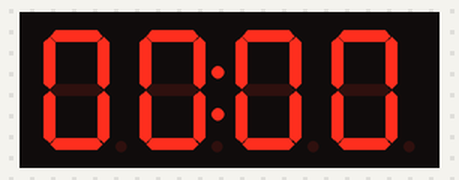
Recording of a sketch running on a simulated Arduino Uno, built with avr-gcc and run on an emulated ATmega328P. Shown: 4-digit seven-segment display.

Above: at 0.18 s.
At 4.85 s:
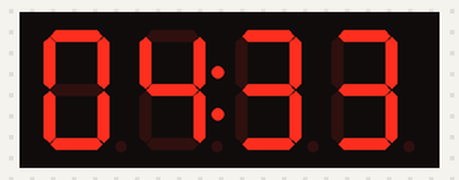
At 9.85 s:
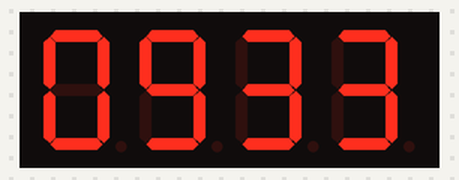
At 19.85 s:
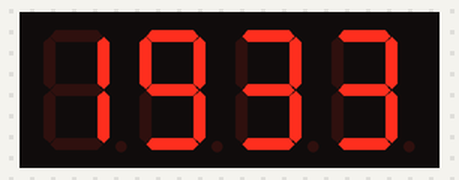
At 29.52 s:
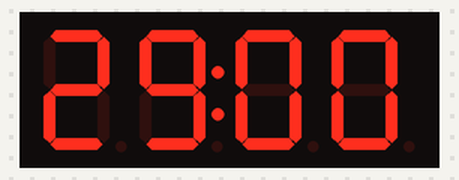
At 39.52 s:
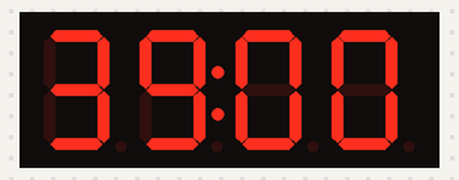

The sketch:

Chronometre.ino
```cpp
#include <TM1637Display.h>
#include <TimerOne.h>
// Module connection pins
#define CLK A5
#define DIO A4


TM1637Display display(CLK, DIO);

int secondes = 0;
int tenths = 0;
bool colonVisible = true;

void updateDisplay() {

  int displayTime = secondes * 100 + tenths * 33;
  if (colonVisible) {
    display.showNumberDecEx(displayTime, 0b01000000, true);
  } else {
    display.showNumberDecEx(displayTime, 0, true);
  }
}


void tick() {
  colonVisible = !colonVisible;
  updateDisplay();

  tenths++;

  if (tenths >= 3) {
    tenths = 0;
    secondes++;
  }
}

void setup() {

  Serial.begin(9600);
  display.setBrightness(0x0f);

  Timer1.initialize(333333);
  Timer1.attachInterrupt(tick);

  updateDisplay();
}

void loop() {

}
```
